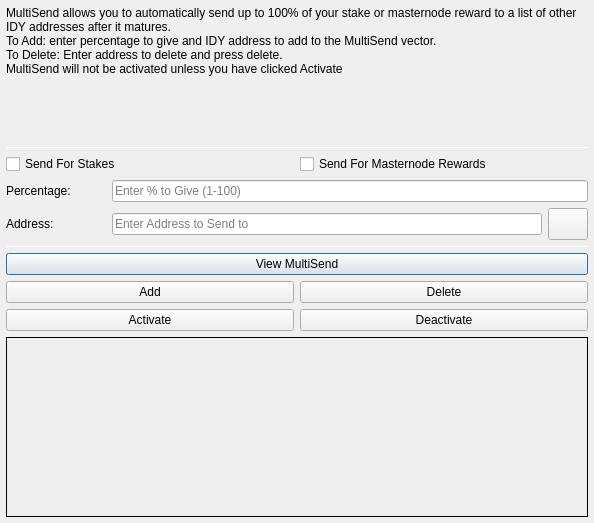
<?xml version="1.0" encoding="UTF-8"?>
<ui version="4.0">
 <class>MultiSendDialog</class>
 <widget class="QDialog" name="MultiSendDialog">
  <property name="windowModality">
   <enum>Qt::NonModal</enum>
  </property>
  <property name="geometry">
   <rect>
    <x>0</x>
    <y>0</y>
    <width>594</width>
    <height>523</height>
   </rect>
  </property>
  <property name="windowTitle">
   <string>MultiSend</string>
  </property>
  <layout class="QVBoxLayout" name="verticalLayout" stretch="0">
   <property name="leftMargin">
    <number>6</number>
   </property>
   <property name="topMargin">
    <number>6</number>
   </property>
   <property name="rightMargin">
    <number>6</number>
   </property>
   <property name="bottomMargin">
    <number>6</number>
   </property>
   <item>
    <layout class="QVBoxLayout" name="verticalLayout_Main" stretch="1,1,1,1,1,1">
     <item>
      <widget class="QLabel" name="label_2">
       <property name="lineWidth">
        <number>1</number>
       </property>
       <property name="text">
        <string>MultiSend allows you to automatically send up to 100% of your stake or masternode reward to a list of other IDY addresses after it matures.
To Add: enter percentage to give and IDY address to add to the MultiSend vector.
To Delete: Enter address to delete and press delete.
MultiSend will not be activated unless you have clicked Activate</string>
       </property>
       <property name="alignment">
        <set>Qt::AlignLeading|Qt::AlignLeft|Qt::AlignTop</set>
       </property>
       <property name="wordWrap">
        <bool>true</bool>
       </property>
      </widget>
     </item>
     <item>
      <widget class="Line" name="line">
       <property name="minimumSize">
        <size>
         <width>0</width>
         <height>1</height>
        </size>
       </property>
       <property name="maximumSize">
        <size>
         <width>16777215</width>
         <height>1</height>
        </size>
       </property>
       <property name="orientation">
        <enum>Qt::Horizontal</enum>
       </property>
      </widget>
     </item>
     <item>
      <layout class="QVBoxLayout" name="verticalLayout_Settings">
       <item>
        <layout class="QHBoxLayout" name="horizontalLayout">
         <item>
          <widget class="QCheckBox" name="multiSendStakeCheckBox">
           <property name="text">
            <string>Send For Stakes</string>
           </property>
          </widget>
         </item>
         <item>
          <widget class="QCheckBox" name="multiSendMasternodeCheckBox">
           <property name="text">
            <string>Send For Masternode Rewards</string>
           </property>
          </widget>
         </item>
        </layout>
       </item>
       <item>
        <layout class="QHBoxLayout" name="horizontalLayout_6">
         <item>
          <widget class="QLabel" name="label">
           <property name="minimumSize">
            <size>
             <width>100</width>
             <height>0</height>
            </size>
           </property>
           <property name="toolTip">
            <string>Percentage of stake to send</string>
           </property>
           <property name="text">
            <string>Percentage:</string>
           </property>
          </widget>
         </item>
         <item>
          <widget class="QLineEdit" name="multiSendPercentEdit">
           <property name="toolTip">
            <string>Enter whole numbers 1 - 100</string>
           </property>
           <property name="placeholderText">
            <string>Enter % to Give (1-100)</string>
           </property>
          </widget>
         </item>
        </layout>
       </item>
       <item>
        <layout class="QHBoxLayout" name="horizontalLayout_7">
         <item>
          <widget class="QLabel" name="label_5">
           <property name="minimumSize">
            <size>
             <width>100</width>
             <height>0</height>
            </size>
           </property>
           <property name="toolTip">
            <string>Address to send portion of stake to</string>
           </property>
           <property name="text">
            <string>Address:</string>
           </property>
          </widget>
         </item>
         <item>
          <widget class="QLineEdit" name="multiSendAddressEdit">
           <property name="toolTip">
            <string/>
           </property>
           <property name="placeholderText">
            <string>Enter Address to Send to</string>
           </property>
          </widget>
         </item>
         <item>
          <widget class="QPushButton" name="addressBookButton">
           <property name="maximumSize">
            <size>
             <width>16777215</width>
             <height>32</height>
            </size>
           </property>
           <property name="toolTip">
            <string>Choose an address from the address book</string>
           </property>
           <property name="text">
            <string/>
           </property>
           <property name="icon">
            <iconset resource="../IDY.qrc">
             <normaloff>:/icons/address-book</normaloff>:/icons/address-book</iconset>
           </property>
           <property name="shortcut">
            <string>Alt+A</string>
           </property>
           <property name="autoDefault">
            <bool>false</bool>
           </property>
          </widget>
         </item>
        </layout>
       </item>
      </layout>
     </item>
     <item>
      <widget class="Line" name="line_2">
       <property name="minimumSize">
        <size>
         <width>0</width>
         <height>1</height>
        </size>
       </property>
       <property name="maximumSize">
        <size>
         <width>16777215</width>
         <height>1</height>
        </size>
       </property>
       <property name="orientation">
        <enum>Qt::Horizontal</enum>
       </property>
      </widget>
     </item>
     <item>
      <layout class="QVBoxLayout" name="verticalLayout_Buttons">
       <item>
        <layout class="QHBoxLayout" name="horizontalLayout_4">
         <item>
          <widget class="QPushButton" name="viewButton">
           <property name="toolTip">
            <string/>
           </property>
           <property name="statusTip">
            <string>View MultiSend Vector</string>
           </property>
           <property name="text">
            <string>View MultiSend</string>
           </property>
          </widget>
         </item>
        </layout>
       </item>
       <item>
        <layout class="QHBoxLayout" name="horizontalLayout_2">
         <item>
          <widget class="QPushButton" name="addButton">
           <property name="toolTip">
            <string/>
           </property>
           <property name="statusTip">
            <string>Add to MultiSend Vector</string>
           </property>
           <property name="text">
            <string>Add</string>
           </property>
          </widget>
         </item>
         <item>
          <widget class="QPushButton" name="deleteButton">
           <property name="toolTip">
            <string/>
           </property>
           <property name="statusTip">
            <string>Delete Address From MultiSend Vector</string>
           </property>
           <property name="text">
            <string>Delete</string>
           </property>
          </widget>
         </item>
        </layout>
       </item>
       <item>
        <layout class="QHBoxLayout" name="horizontalLayout_5">
         <item>
          <widget class="QPushButton" name="activateButton">
           <property name="statusTip">
            <string>Activate MultiSend</string>
           </property>
           <property name="text">
            <string>Activate</string>
           </property>
          </widget>
         </item>
         <item>
          <widget class="QPushButton" name="disableButton">
           <property name="statusTip">
            <string>Deactivate MultiSend</string>
           </property>
           <property name="text">
            <string>Deactivate</string>
           </property>
          </widget>
         </item>
        </layout>
       </item>
      </layout>
     </item>
     <item>
      <widget class="QLabel" name="message">
       <property name="minimumSize">
        <size>
         <width>0</width>
         <height>180</height>
        </size>
       </property>
       <property name="frameShape">
        <enum>QFrame::Panel</enum>
       </property>
       <property name="frameShadow">
        <enum>QFrame::Plain</enum>
       </property>
       <property name="lineWidth">
        <number>1</number>
       </property>
       <property name="midLineWidth">
        <number>1</number>
       </property>
       <property name="text">
        <string/>
       </property>
       <property name="alignment">
        <set>Qt::AlignLeading|Qt::AlignLeft|Qt::AlignTop</set>
       </property>
       <property name="wordWrap">
        <bool>true</bool>
       </property>
      </widget>
     </item>
    </layout>
   </item>
  </layout>
 </widget>
 <resources>
  <include location="../IDY.qrc"/>
 </resources>
 <connections/>
</ui>
